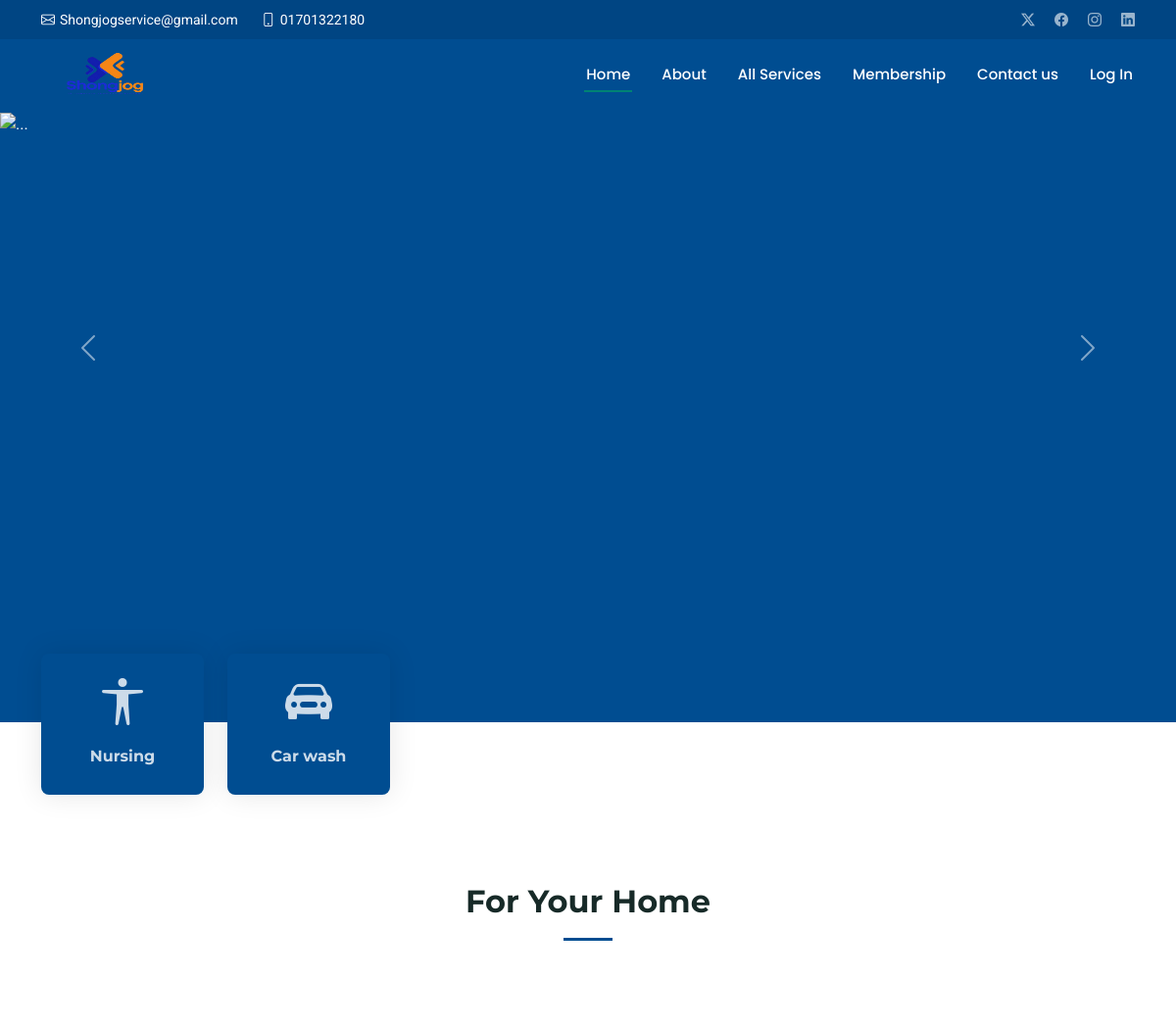
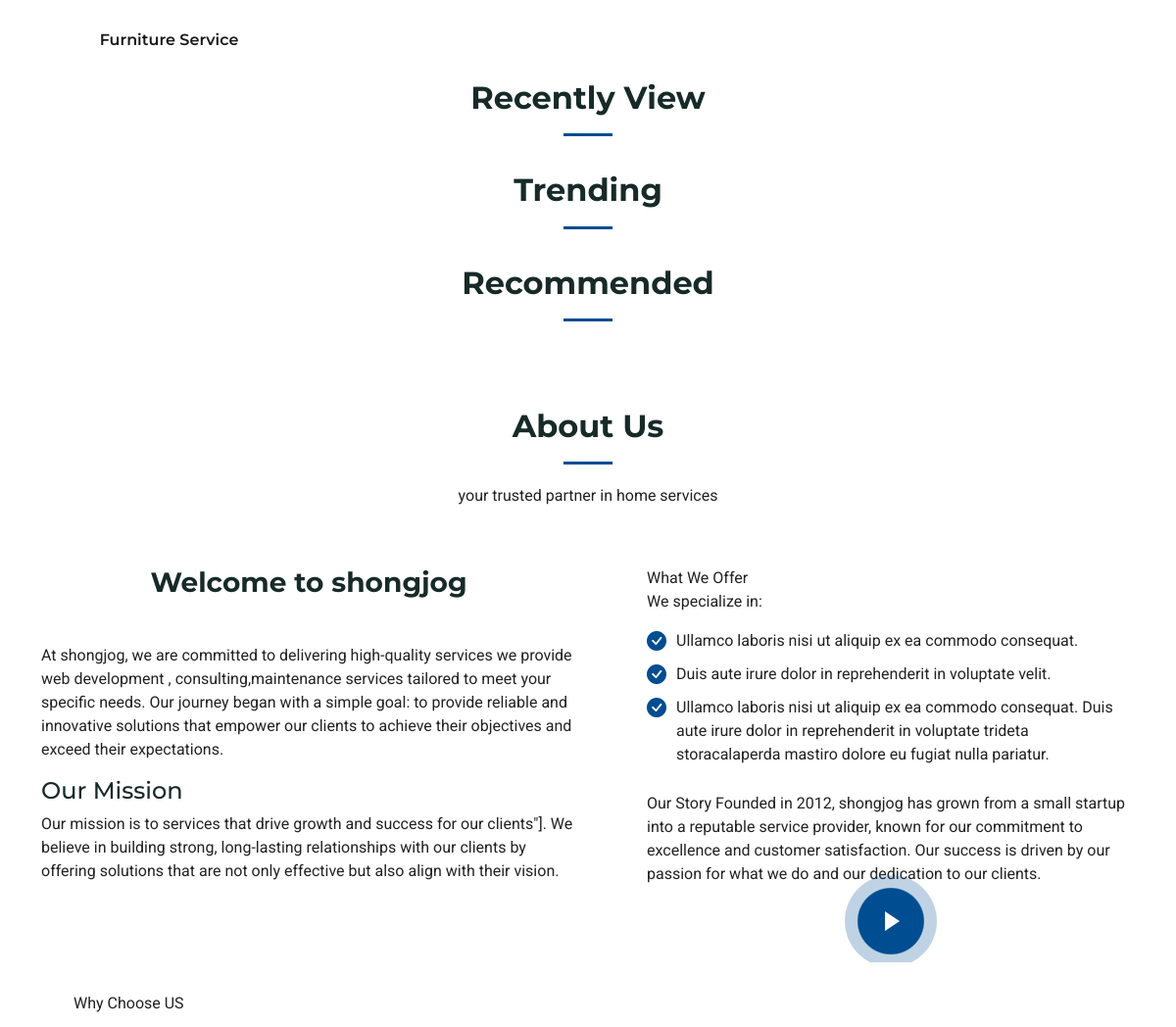
The app's page / (upper part), older data (2 pictures, top to bottom).
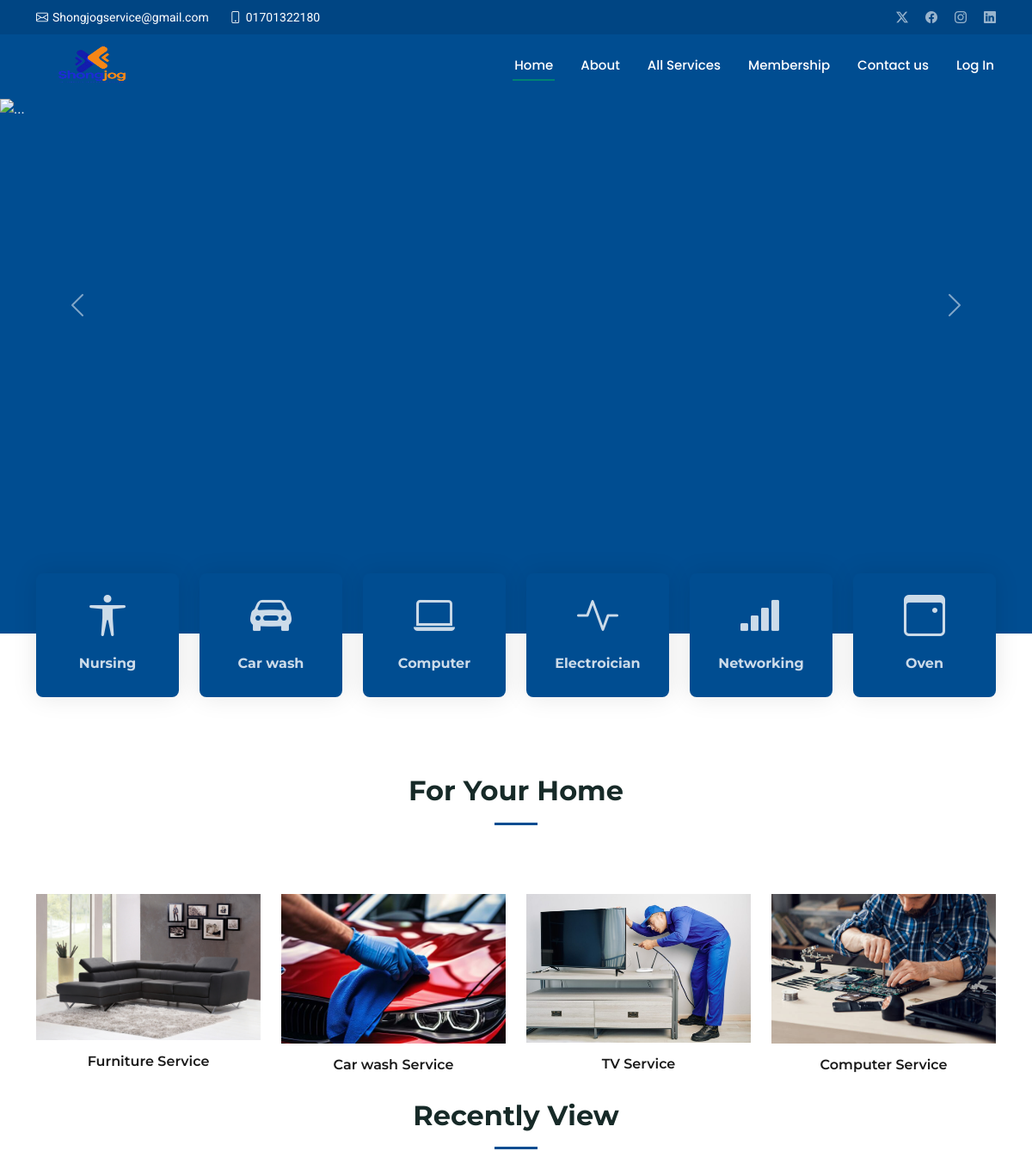
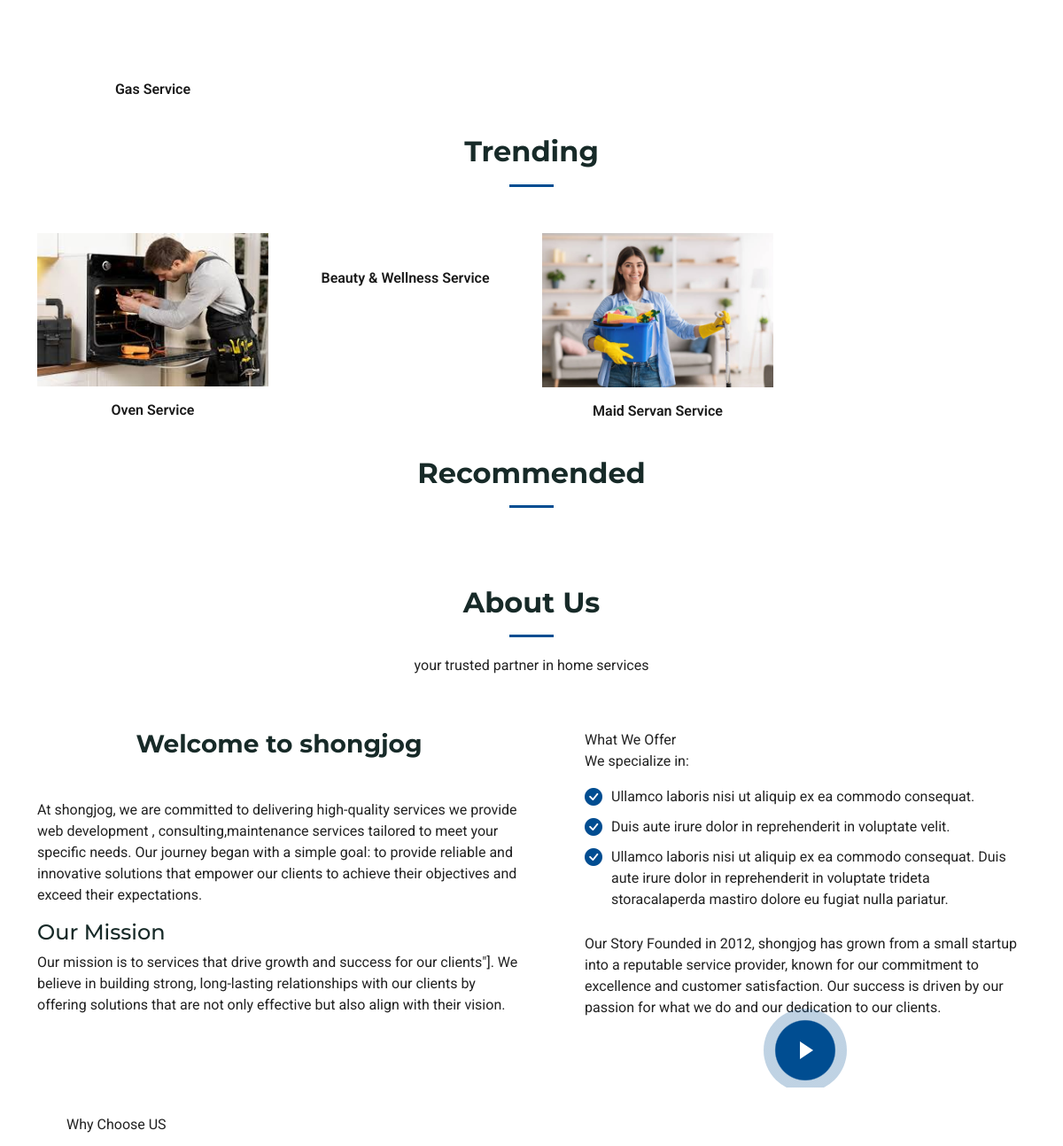
The same page, newer data (2 pictures, top to bottom).
### shongjog/models.py (models this page shows)
class Top_product(models.Model):
    product = models.ForeignKey(Services, on_delete=models.CASCADE, related_name='top_product')
    icon = models.CharField(max_length= 500)

class For_home(models.Model):
    product = models.ForeignKey(Services, on_delete=models.CASCADE, related_name='For_home')
    picture = models.ImageField(upload_to='for_pictures/', blank=True, null=True)

class Recently_view(models.Model):
    product = models.ForeignKey(Services, on_delete=models.CASCADE, related_name='recently_view')
    picture = models.ImageField(upload_to='recently_view/', blank=True, null=True)

class Trending(models.Model):
    product = models.ForeignKey(Services, on_delete=models.CASCADE, related_name='trending')
    picture = models.ImageField(upload_to='trending/', blank=True, null=True)

### all_services/models.py (models this page shows, shortened)
class Services(models.Model):
    service_name = models.CharField(max_length=200)
    image_1 = models.ImageField(upload_to="image/", null=True, blank=True)
    image_2 = models.ImageField(upload_to="image/", null=True, blank=True)
    image_3 = models.ImageField(upload_to="image/", null=True, blank=True)

### shongjog/views.py (the view, shortened to what this page needs)
# urls.py: 2. Add a URL to urlpatterns:  path('', views.home, name='home')
def home(request):
    info_home = get_object_or_404(Infomation_Home)
    search_todo = Services.objects.prefetch_related('service_items').all()
    top_products = Top_product.objects.all()
    for_home = For_home.objects.all()
    recently_view = Recently_view.objects.all()
    trending = Trending.objects.all()
    review = Review.objects.all()
    recommended = Recommended.objects.all()
    context = {
        'info_home': info_home,
        'search_todo' : search_todo,
        'top_products': top_products,
        'for_home' : for_home,
        'recently_view' : recently_view,
        'trending'  : trending,
        'review' : review,
        'recommended' : recommended,
    }
    return render(request, "home.html", context)

### templates/home.html (shortened to what the changed rows need)
<!DOCTYPE html>
<html lang="en">
  <head>
    <link
      href="/static/assets/vendor/bootstrap/css/bootstrap.min.css"
      rel="stylesheet"
    />
    <link
      href="/static/assets/vendor/bootstrap-icons/bootstrap-icons.css"
      rel="stylesheet"
    />
    <link href="/static/assets/vendor/aos/aos.css" rel="stylesheet" />
    <link
      href="/static/assets/vendor/glightbox/css/glightbox.min.css"
      rel="stylesheet"
    />
    <link
      href="/static/assets/vendor/swiper/swiper-bundle.min.css"
      rel="stylesheet"
    />
    <link href="/static/assets/css/main.css" rel="stylesheet" />
  </head>
  <body class="index-page">
    <header id="header" class="header fixed-top">
      <div class="branding d-flex align-items-cente">
        <div
          class="container position-relative d-flex align-items-center justify-content-between"
        >
          <a href="/" class="logo d-flex align-items-center">
            <h1 class="sitename">
              <img src="/static/assets/img/logo.png" alt="" />
            </h1>
          </a>
        </div>
      </div>
    </header>
    <main class="main">
      <section id="hero" class="hero section accent-background">
        <div
          class="icon-boxes position-relative"
          data-aos="fade-up"
          data-aos-delay="200"
        >
          <div class="container position-relative">
            <div class="row gy-4 mt-5">
              {% for item in top_products|slice:":6" %}
              <div class="col-xl-2 col-md-6">
                <div class="icon-box">
                  <div class="icon"><i class="{{ item.icon }}"></i></div>
                  <h4 class="title">
                    <a href="" class="stretched-link">{{ item.product.service_name }}</a>
                  </h4>
                </div>
              </div>
              {% endfor %}
            </div>
          </div>
        </div>
      </section>
      <section id="services" class="services section">
        <div class="container section-title" data-aos="fade-up">
          <h2>For Your Home</h2>
        </div>
        <div class="container">
          <div class="row gy-4">
            {% for item in for_home|slice:":4" %}
            <div
              class="col-lg-3 col-md-6"
              data-aos="fade-up"
              data-aos-delay="300"
            >
              <img
                class="img-fluid"
                src="{{ item.picture.url }}"
                alt=""
              />
              <h4 class="title title-design">{{item.product.service_name}} Service</h4>
            </div>
            {% endfor %}
            <div class="container section-title mt-2 pb-2" data-aos="fade-up">
              <h2>Recently View</h2>
            </div>
            {% for item in recently_view|slice:":4" %}
            <div
              class="col-lg-3 col-md-6"
              data-aos="fade-up"
              data-aos-delay="300"
            >
              <p class="title title-design">{{item.product.service_name}} Service</p>
            </div>
            {% endfor %}
            <div class="container section-title mt-2 pb-2" data-aos="fade-up">
              <h2>Trending</h2>
            </div>
            {% for item in trending|slice:":4" %}
            <div
              class="col-lg-3 col-md-6"
              data-aos="fade-up"
              data-aos-delay="300"
            >
              <img
                class="img-fluid"
                src="{{ item.picture.url }}"
                alt=""
              />
              <p class="title title-design">{{ item.product.service_name }} Service</p>
            </div>
            {% endfor %}
            <div class="container section-title mt-2 pb-2" data-aos="fade-up">
              <h2>Recommended</h2>
            </div>
          </div>
        </div>
      </section>
      <section id="about" class="about section">
        <div class="container section-title" data-aos="fade-up">
          <h2>About Us<br /></h2>
        </div>
      </section>
    </main>
  </body>
</html>

Row changes from the older to the newer data that the page shows:
added Top_product: product.service_name "Computer"
added Top_product: product.service_name "Electroician"
added Top_product: product.service_name "Networking"
added Top_product: product.service_name "Oven"
changed For_home "Furniture": picture: picture added
added For_home: picture (picture), product.service_name "Car wash"
added For_home: picture (picture), product.service_name "TV"
added For_home: picture (picture), product.service_name "Computer"
added Recently_view: product.service_name "Gas"
added Trending: picture (picture), product.service_name "Oven"
added Trending: product.service_name "Beauty & Wellness"
added Trending: picture (picture), product.service_name "Maid Servan"
